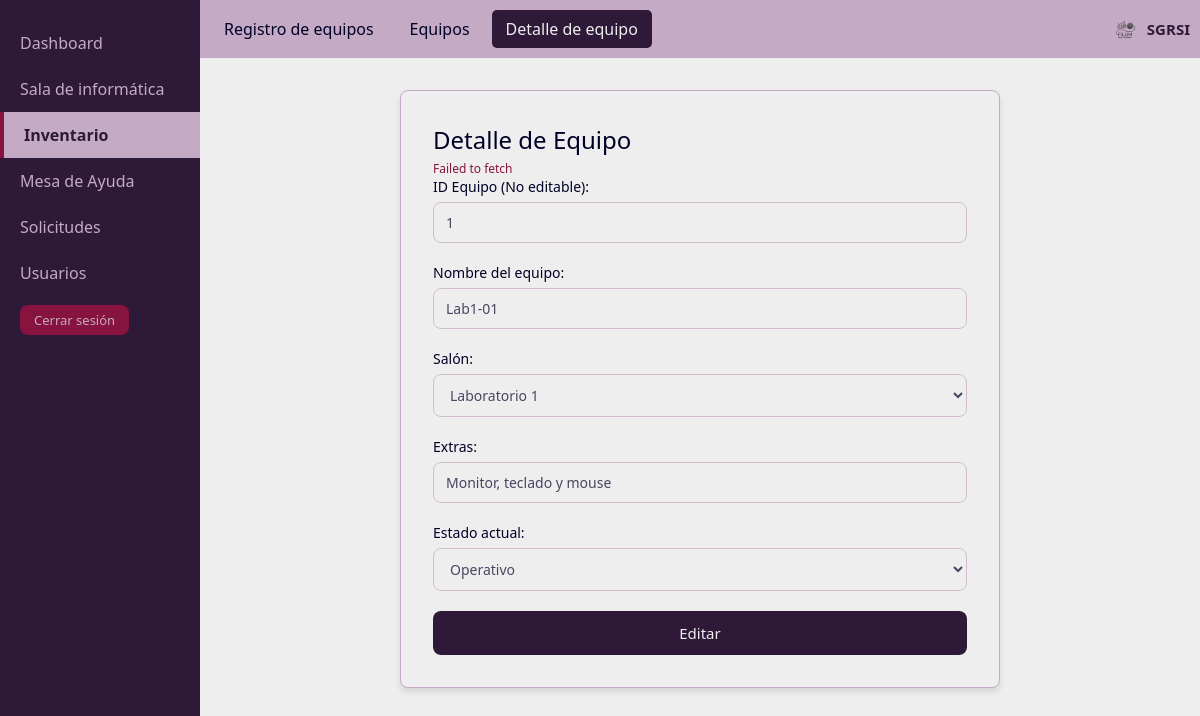
The app's page /FrontEnd/paginas/inventario/detalle-equipo.php?id=1 (signed in) with its own data.
### tables this page shows
CREATE TABLE equipo (
    id_equipo     INT UNSIGNED NOT NULL AUTO_INCREMENT,
    nombre_equipo VARCHAR(60)  NOT NULL,
    descripcion   VARCHAR(500) NULL,
    nombre_salon  VARCHAR(30)  NOT NULL,
    estado_equipo ENUM('Operativo', 'En reparación',
                       'En trámite de baja', 'De baja')
                  NOT NULL DEFAULT 'Operativo',

    CONSTRAINT pk_equipo       PRIMARY KEY (id_equipo),
    CONSTRAINT fk_equipo_salon FOREIGN KEY (nombre_salon)
        REFERENCES salon (nombre_salon)
        ON UPDATE CASCADE ON DELETE RESTRICT
);

CREATE TABLE salon (
    nombre_salon VARCHAR(30)  NOT NULL,
    descripcion  VARCHAR(500) NULL,

    CONSTRAINT pk_salon PRIMARY KEY (nombre_salon)
);

### BackEnd/logica/Sesion.php (called while the page is built, shortened)
<?php
class Sesion
{
    public static function hayUsuario()
    {
        $ultimaActividad = $_SESSION['ultima_actividad'] ?? null;
        return true;
    }
    public static function rol()
    {
        return self::hayUsuario() ? $_SESSION['rol'] : null;
    }
    public static function esCoordinador()
    {
        return self::rol() === 'Coordinador';
    }
    public static function tokenApi()
    {
        return $_SESSION['csrf_api'];
    }
}

### BackEnd/logica/ControlAcceso.php (called while the page is built, shortened)
<?php
require_once __DIR__ . '/Sesion.php';
class ControlAcceso
{
    public static function puedeGestionarUsuarios()
    {
        return Sesion::esCoordinador();
    }
}

### BackEnd/logica/ResultadoGestion.php (called while the page is built, shortened)
<?php
class ResultadoGestion
{
    public static function ok($datos = null, $codigo = 200, $mensaje = '')
    {
        return ['ok' => true, 'codigo' => $codigo, 'mensaje' => $mensaje, 'datos' => $datos];
    }
    public static function ejecutar($operacion, $accion)
    {
        try {
            return self::ok($accion());
        } catch (Throwable $e) {
            error_log('SGRSI ' . $operacion . ': ' . $e->getMessage());
            return self::fallo(500, 'No se pudo completar la operación. Intentá de nuevo en unos minutos.');
        }
    }
    public static function valor($resultado)
    {
        return $resultado['datos'];
    }
    public static function idValido($id)
    {
        return filter_var($id, FILTER_VALIDATE_INT, ['options' => ['min_range' => 1]]) !== false;
    }
}

### BackEnd/dao/Conexion.php (called while the page is built, shortened)
<?php
class Conexion
{
    private static $instancia = null;
    private $pdo;
    private function __construct()
    {
        $config = require __DIR__ . '/../config/database.php';
        $dsn = 'mysql:host=' . $config['host']
             . ';port=' . $config['puerto']
             . ';dbname=' . $config['basedatos']
             . ';charset=' . $config['charset'];
        try {
            $this->pdo = new PDO($dsn, $config['usuario'], $config['password']);
            $this->pdo->setAttribute(PDO::ATTR_ERRMODE, PDO::ERRMODE_EXCEPTION);
            $this->pdo->setAttribute(PDO::ATTR_DEFAULT_FETCH_MODE, PDO::FETCH_ASSOC);
        } catch (PDOException $e) {
            error_log('SGRSI: fallo la conexion. ' . $e->getMessage());
            throw new Exception('No se pudo conectar con la base de datos.');
        }
    }
    public static function getInstancia()
    {
        if (self::$instancia === null) {
            self::$instancia = new Conexion();
        }
        return self::$instancia;
    }
    public function getPdo()
    {
        return $this->pdo;
    }
}

### BackEnd/dao/EquipoDAO.php (called while the page is built, shortened)
<?php
require_once __DIR__ . '/Conexion.php';
class EquipoDAO
{
    private $pdo;
    public function __construct()
    {
        $this->pdo = Conexion::getInstancia()->getPdo();
    }
    public function obtenerPorId($idEquipo)
    {
        $stmt = $this->pdo->prepare(
            'SELECT id_equipo, nombre_equipo, descripcion, nombre_salon, estado_equipo
               FROM equipo
              WHERE id_equipo = :id'
        );
        $stmt->execute([':id' => $idEquipo]);
        return $stmt->fetch(PDO::FETCH_ASSOC);
    }
}

### BackEnd/logica/GestorInventario.php (called while the page is built, shortened)
<?php
require_once __DIR__ . '/ResultadoGestion.php';
require_once __DIR__ . '/../dao/EquipoDAO.php';
require_once __DIR__ . '/../dao/SalonDAO.php';
class GestorInventario
{
    public function obtenerPorId($id)
    {
        return ResultadoGestion::ejecutar('inventario consultar', function () use ($id) { return (new EquipoDAO())->obtenerPorId($id); });
    }
    public function obtenerSalones()
    {
        return ResultadoGestion::ejecutar('inventario salones', function () { return (new SalonDAO())->obtenerTodos(); });
    }
}

### BackEnd/dao/SalonDAO.php (called while the page is built, shortened)
<?php
require_once __DIR__ . '/Conexion.php';
class SalonDAO
{
    private $pdo;
    public function __construct()
    {
        $this->pdo = Conexion::getInstancia()->getPdo();
    }
    public function obtenerTodos()
    {
        $stmt = $this->pdo->query(
            'SELECT nombre_salon, descripcion FROM salon ORDER BY nombre_salon'
        );
        return $stmt->fetchAll(PDO::FETCH_ASSOC);
    }
}

### FrontEnd/paginas/inventario/detalle-equipo.php (the view, shortened to what this page needs)
<?php
require_once __DIR__ . '/../../../BackEnd/logica/ControlAcceso.php';
require_once __DIR__ . '/../../../BackEnd/logica/GestorInventario.php';
$gestor = new GestorInventario();
$estadosValidos = ['Operativo', 'En reparación', 'En trámite de baja', 'De baja'];
$idEquipo = isset($_GET['id']) ? (int) $_GET['id'] : 0;
$errores = [];
$modoVer = $_SERVER['REQUEST_METHOD'] !== 'POST'
    && (!isset($_GET['modo']) || $_GET['modo'] !== 'editar');
try {
    $salones = ResultadoGestion::valor($gestor->obtenerSalones());
} catch (Exception $e) {
    error_log('SGRSI detalle-equipo.php: ' . $e->getMessage());
    $salones = [];
    $errores['general'] = 'No se pudo cargar la lista de salones. Intentá de nuevo en unos minutos.';
}
try {
    $equipoActual = ResultadoGestion::valor($gestor->obtenerPorId($idEquipo));
} catch (Exception $e) {
    error_log('SGRSI detalle-equipo.php: ' . $e->getMessage());
    $equipoActual = false;
}
$valores = [
    'nombre'    => $equipoActual['nombre_equipo'],
    'salon'     => $equipoActual['nombre_salon'],
    'extras'    => isset($equipoActual['descripcion']) ? $equipoActual['descripcion'] : '',
    'estado'    => $equipoActual['estado_equipo'],
];
?>
<!DOCTYPE html>
<html lang="es">
<head>
    <link rel="stylesheet" href="../../css/main.css">
</head>
<body>
    <div class="layout">
        <nav class="sidebar">
            <ul>
                <?php if (Sesion::esCoordinador()) { ?>
                    <li class="sidebar-item"><a href="../dashboard/dashboard.php">Dashboard</a></li>
                <?php } ?>
                <li class="sidebar-item"><a href="../uso-sala/planilla-uso-sala.php">Sala de informática</a></li>
                <li class="sidebar-item activo">Inventario</li>
                <li class="sidebar-item"><a href="../mesa-de-ayuda/nuevo-ticket.php">Mesa de Ayuda</a></li>
                <li class="sidebar-item"><a href="../solicitudes/nueva-solicitud.php">Solicitudes</a></li>
                <?php if (ControlAcceso::puedeGestionarUsuarios()) { ?>
                    <li class="sidebar-item"><a href="../usuarios/nuevo-usuario.php">Usuarios</a></li>
                <?php } ?>
                <li class="sidebar-item"><a href="../../cerrar-sesion.php" class="btn-salir">Cerrar sesión</a></li>
            </ul>
        </nav>
        <main class="main">
            <header class="topbar-nav">
                <nav>
                    <ul>
                        <li class="topbar-item"><a href="nuevo-equipo.php">Registro de equipos</a></li>
                        <li class="topbar-item"><a href="inventario.php">Equipos</a></li>
                        <li class="topbar-item activo">Detalle de equipo</li>
                    </ul>
                </nav>
                <div class="topbar-logo">
                    <img src="../../img/logo.png" alt="Logo SGRSI">
                    <span>SGRSI</span>
                </div>
            </header>
            <section class="form-container">
                <h1>Detalle de Equipo</h1>
                <p id="resultado-guardado" class="error-mensaje" role="status" aria-live="polite"></p>
                <form id="form-detalle-equipo" action="detalle-equipo.php?id=<?php echo (int) $idEquipo; ?>" method="post" data-csrf="<?php echo htmlspecialchars(Sesion::tokenApi(), ENT_QUOTES, 'UTF-8'); ?>">
                    <fieldset<?php echo $modoVer ? ' disabled' : ''; ?>>
                        <div class="form-grupo">
                            <label for="id-equipo">ID Equipo (No editable):</label>
                            <input type="text" id="id-equipo" name="id-equipo" value="<?php echo (int) $idEquipo; ?>" readonly>
                        </div>
                        <div class="form-grupo">
                            <label for="nombre">Nombre del equipo:</label>
                            <input type="text" id="nombre" name="nombre" value="<?php echo htmlspecialchars($valores['nombre']); ?>" maxlength="100" required>
                        </div>
                        <div class="form-grupo">
                            <label for="salon">Salón:</label>
                            <select id="salon" name="salon" required>
                                <?php foreach ($salones as $salon) { ?>
                                    <option value="<?php echo htmlspecialchars($salon['nombre_salon']); ?>"
                                        <?php echo $salon['nombre_salon'] === $valores['salon'] ? 'selected' : ''; ?>>
                                        <?php echo htmlspecialchars($salon['nombre_salon']); ?>
                                    </option>
                                <?php } ?>
                            </select>
                        </div>
                        <div class="form-grupo">
                            <label for="extras">Extras:</label>
                            <input type="text" id="extras" name="extras" value="<?php echo htmlspecialchars($valores['extras']); ?>">
                        </div>
                        <div class="form-grupo">
                            <label for="estado">Estado actual:</label>
                            <select id="estado" name="estado">
                                <?php foreach ($estadosValidos as $estado) { ?>
                                    <option value="<?php echo htmlspecialchars($estado); ?>"
                                        <?php echo $estado === $valores['estado'] ? 'selected' : ''; ?>>
                                        <?php echo htmlspecialchars($estado); ?>
                                    </option>
                                <?php } ?>
                            </select>
                        </div>
                        <?php if ($modoVer) { ?>
                            <a class="btn-editar-form" href="detalle-equipo.php?id=<?php echo (int) $idEquipo; ?>&amp;modo=editar">Editar</a>
                        <?php } else { ?>
                            <button type="submit" id="btn-guardar">Guardar Cambios</button>
                        <?php } ?>
                    </fieldset>
                </form>
            </section>
        </main>
    </div>
</body>
</html>

### records on screen
equipo: nombre "Lab1-01", salon "Laboratorio 1", extras "Monitor, teclado y mouse", estado "Operativo"
